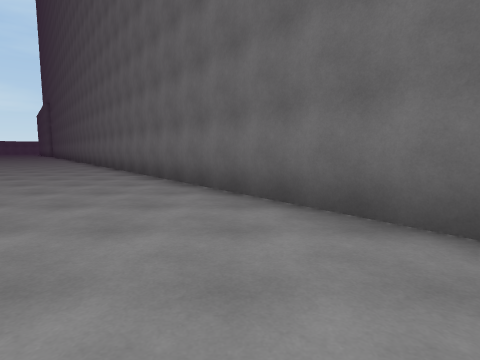
view 1 (above)

21 first-person views from a walk through a scene from a Unity 3-D project. The camera is 1.3 m above the floor, tilts 6° down and sees 80° across. The floor is counted in squares, 2 m on a side. Each view is taken from the middle of a square. On the plan, view 1 faces up. The plan holds only what a view shows up to about 9 squares ahead; the rest is blank. The place goes on beyond the plan.

view 2
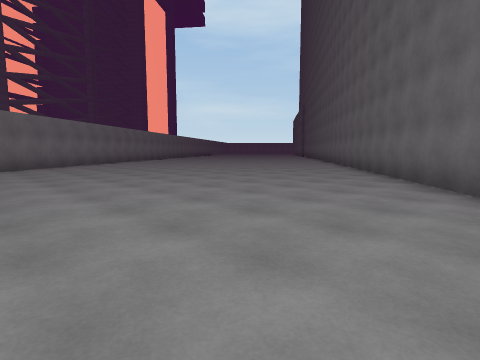

view 3
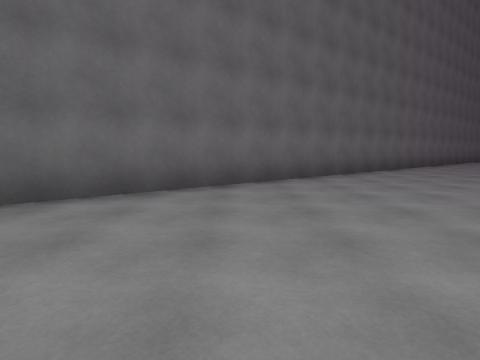

view 4
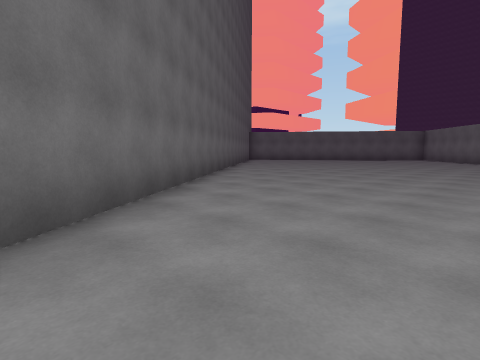

view 5
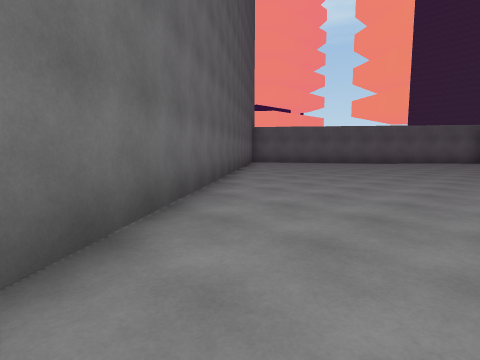

view 6
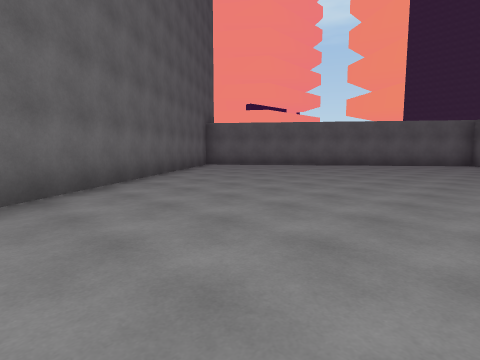

view 7
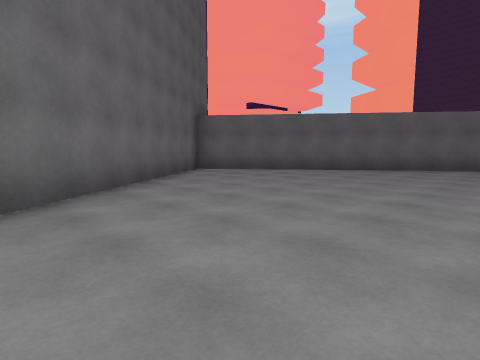

view 8
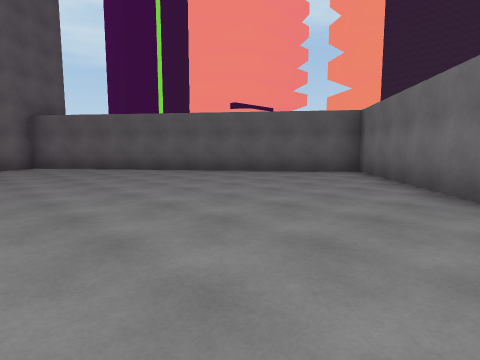

view 9
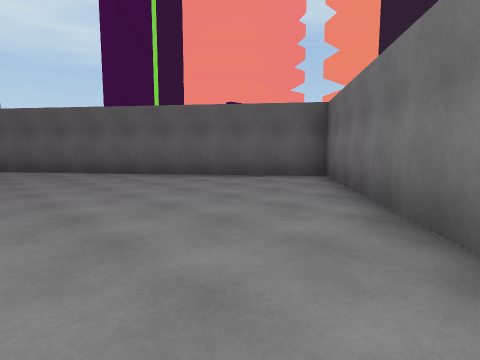

view 10
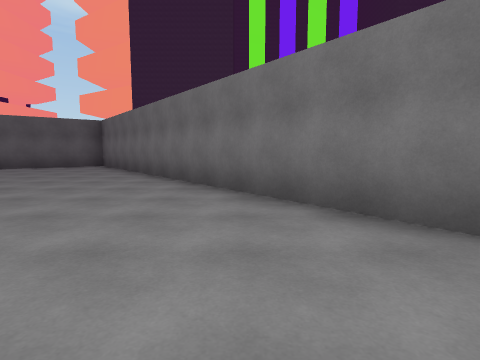

view 11
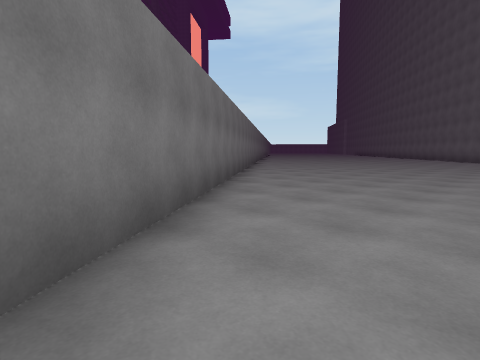

view 12
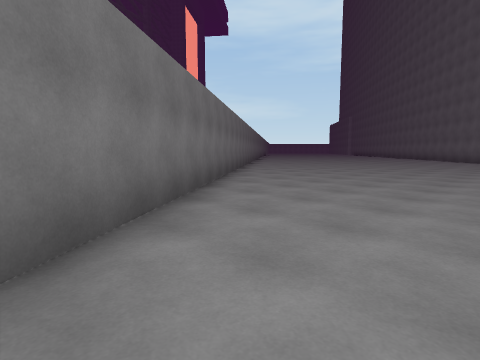

view 13
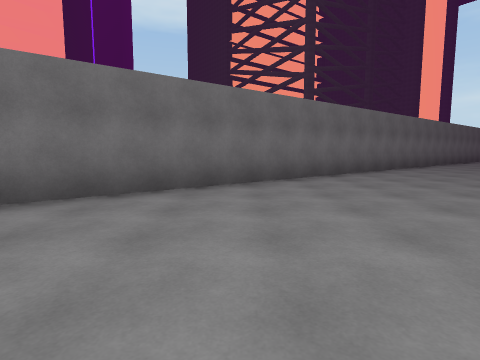

view 14
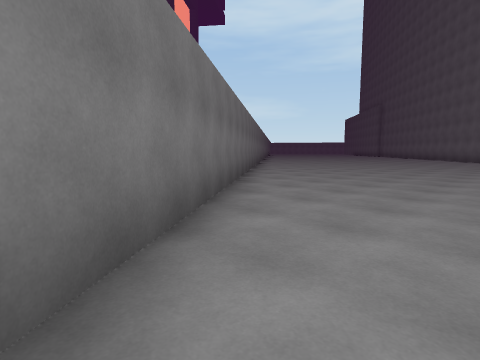

view 15
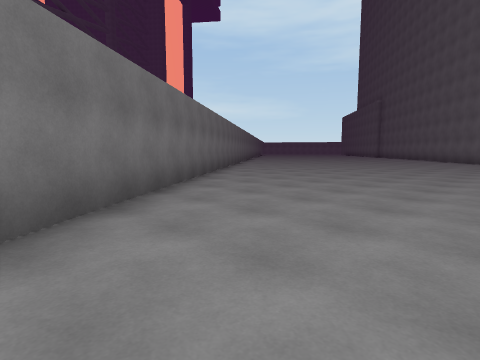

view 16
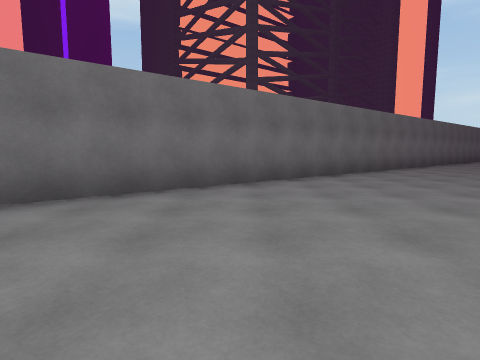

view 17
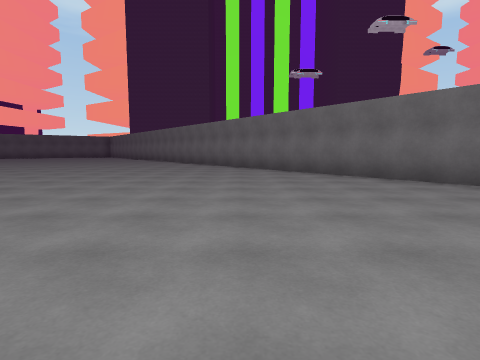

view 18
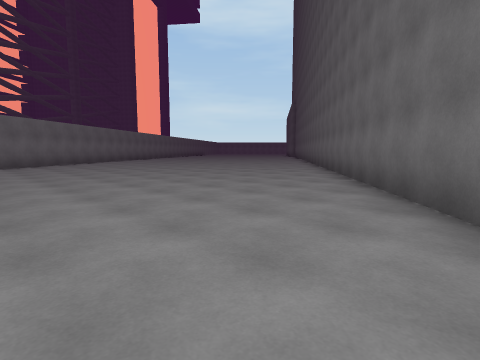

view 19
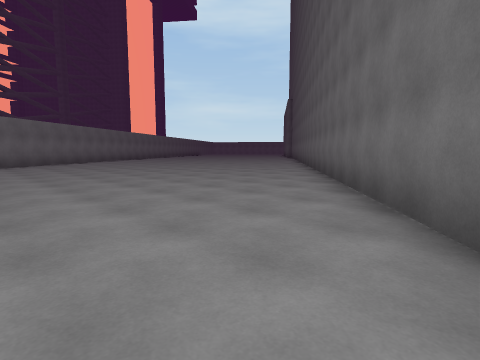

view 20
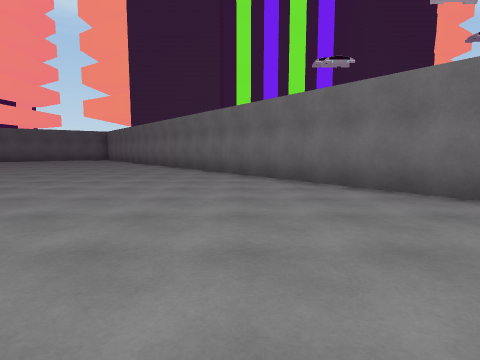

view 21
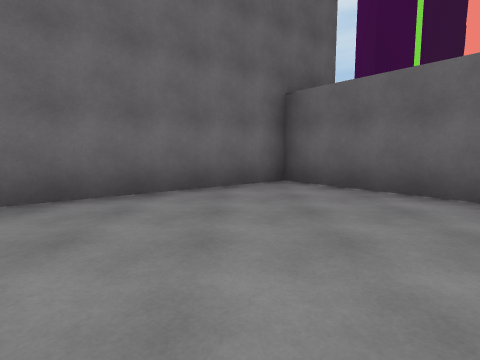

### Floor plan
Points are (right, up) in squares from view 1. A wall is a line through its corners. A room is listed if a view was taken in it or the views show most of it. See-through windows are left out.
Room 1 (views 1, 2, 3, 4, 5, 6, 7, 8, 9, 10, 11, 12, 13, 14, 15, 16, 17, 18, 19, 20, 21)
walls: (-17.1, 8.6) (5.5, -20.6) (14.1, -13.9) (-4.9, 10.6)

Where each view was taken, in squares from view 1:
view 1: 0 up, 0 right, facing up
view 2: 1 up, 1 left, facing up-left
view 3: 1 up, 3 left, facing right
view 4: 0 up, 1 right, facing down-right
view 5: 3 down, 4 right, facing down-right
view 6: 6 down, 4 right, facing down-right
view 7: 8 down, 6 right, facing down-right
view 8: 12 down, 2 right, facing down-right
view 9: 14 down, 2 right, facing down-right
view 10: 9 down, 0 right, facing down
view 11: 13 down, 1 right, facing up-left
view 12: 10 down, 1 left, facing up-left
view 13: 5 down, 1 left, facing left
view 14: 3 down, 7 left, facing up-left
view 15: 0 up, 8 left, facing up-left
view 16: 4 up, 8 left, facing left
view 17: 5 up, 6 left, facing down
view 18: 4 up, 2 left, facing up-left
view 19: 6 up, 3 left, facing up-left
view 20: 2 down, 3 left, facing down
view 21: 13 down, 8 right, facing right
